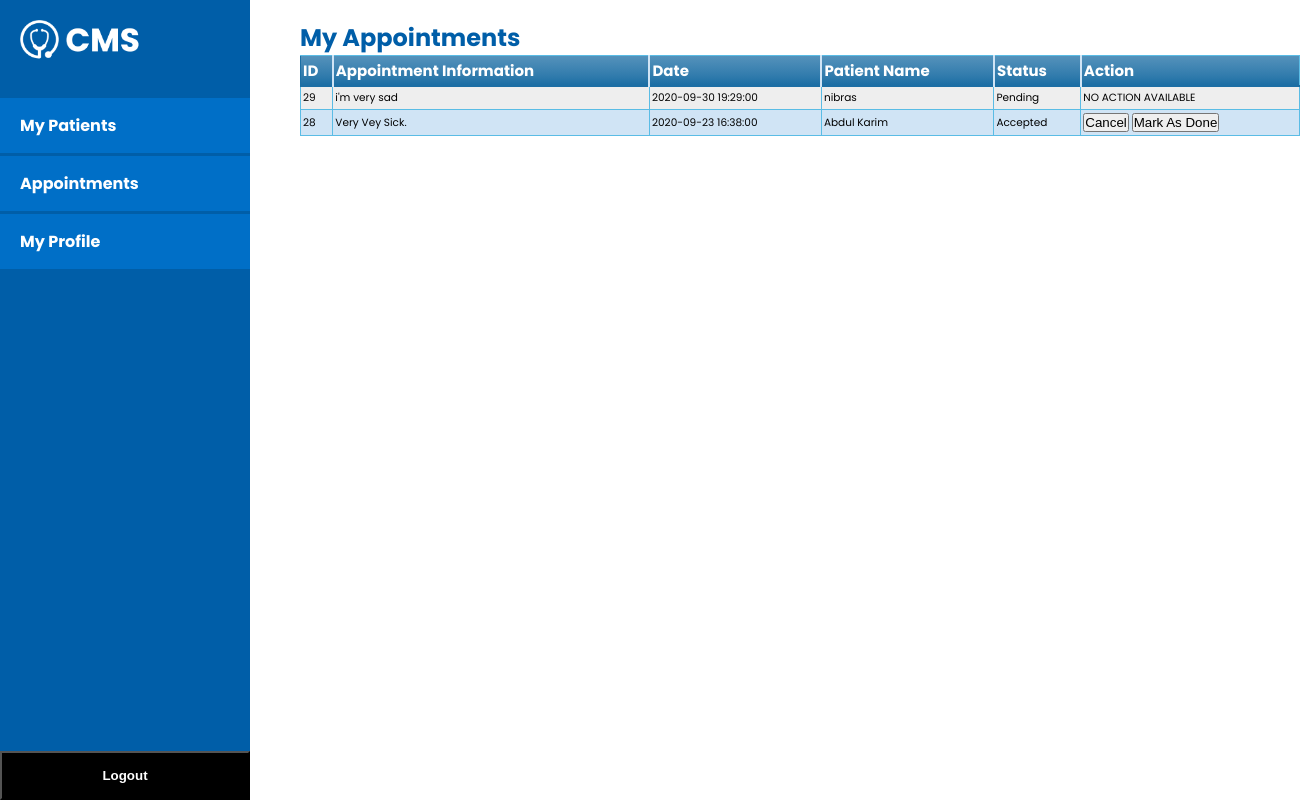
Page /doc_appoinments.php (signed in) on the committed database.
### tables this page shows
CREATE TABLE `appointments` (
  `id` int(5) NOT NULL,
  `dateTime` datetime NOT NULL,
  `appointment_query` text NOT NULL,
  `patientId` int(5) NOT NULL,
  `doctorId` int(5) NOT NULL,
  `status` int(2) NOT NULL
);

CREATE TABLE `patient` (
  `id` int(5) NOT NULL,
  `username` varchar(50) NOT NULL,
  `Name` varchar(50) NOT NULL,
  `password` varchar(200) NOT NULL,
  `phone` varchar(15) NOT NULL,
  `email` varchar(50) NOT NULL,
  `address` text NOT NULL,
  `dateOfBirth` date NOT NULL
);

### doc_appoinments.php (the view, shortened to what this page needs)
<?php
require "includes/db_connect.inc.php";
$sql_table = "select * from appointments where doctorId = '".$_SESSION['userid']."' ORDER BY dateTime DESC";
$result = mysqli_query($conn, $sql_table);
?>
<!DOCTYPE html>
<html lang="en">
<head>
<link rel="stylesheet" type="text/css" href="Stylesheet/leftNav.css">
<link rel="stylesheet" type="text/css" href="Stylesheet/footer.css">
<link rel="stylesheet" type="text/css" href="Stylesheet/panel.css">
<link rel="stylesheet" type="text/css" href="Stylesheet/table.css">
</head>
<body>
	<?php include 'includes/leftNav_doc.php'; ?>
	<section id="board">
		<h1 class="header">My Appointments</h1>
		<table class ="blueTable">
            <thead>
              <tr>
                <th>ID</th>
                <th>Appointment Information</th>
                <th>Date</th>
                <th>Patient Name</th>
                <th>Status</th>
                <th>Action</th>
              </tr>
            </thead>
            <tbody>
              <?php
                while($row = mysqli_fetch_assoc($result))
                {
                  echo "<tr>";
                  echo "<td>".$row['id']."</td>";
                  echo "<td>".$row['appointment_query']."</td>";
                  echo "<td>".$row['dateTime']."</td>";
                  $innerQuery = "Select name from patient where id ='".$row['patientId']."';";
                  $innerQueryRes = mysqli_query($conn,$innerQuery );
                  if($res = mysqli_fetch_assoc($innerQueryRes))
                  {
                    echo "<td>".$res['name']."</td>";
                  }
                  if($row['status']==0)
                  {
                    echo "<td> Pending </td>";
                  }
                  else if($row['status']==1)
                  {
                    echo "<td> Accepted </td>";
                  }
                  if($row['status']==1)
                  {
                    echo "<td><form method=\"post\"><button type=\"submit\" name=\"cancel\" value=\"".$row['id']."\">Cancel</button>
                     <button type=\"submit\" name=\"done\" value=\"".$row['id']."\">Mark As Done</button>
                    </form>
                          </td>";
                  }
                  else
                  {
                    echo "<td> NO ACTION AVAILABLE </td>";
                  }
                  echo "</tr>";
                }
              ?>
            </tbody>
          </table>
	</section>
</body>
</html>

### StyleSheet/panel.css (style rules this page uses)
* { padding: 0px; margin: 0px; }
body { font-family: 'Poppins', sans-serif; scroll-behavior: smooth; }
#board { width: 1000px; height: 100vh; margin-left: 300px; }
.header { padding-top: 20px; color: #005EA8; }

### StyleSheet/table.css (style rules this page uses)
table.blueTable { table-layout: auto ; width: 100% ; border: 1px solid #1C6EA4; background-color: #EEEEEE; text-align: left; border-collapse: collapse; }
table.blueTable td, table.blueTable th { border: 1px solid #5ABCE5; padding: 3px 2px; word-wrap: break-word; }
table.blueTable tbody td { font-size: 10.5px; }
table.blueTable tr:nth-child(even) { background: #D0E4F5; }
table.blueTable thead { background: #1C6EA4; background: -moz-linear-gradient(top, #5592bb 0%, #327cad 66%, #1C6EA4 100%); background: -webkit-linear-gradient(top, #5592bb 0%, #327cad 66%, #1C6EA4 100%); background: linear-gradient(to bottom, #5592bb 0%, #327cad 66%, #1C6EA4 100%); border-bottom: 2px solid #1C6EA4; }
table.blueTable thead th { font-size: 15px; font-weight: bold; color: #FFFFFF; border-left: 2px solid #D0E4F5; }
table.blueTable thead th:first-child { border-left: none; }

### rows in the picture
appointments: id "29", appointment_query "i'm very sad", dateTime "2020-09-30 19:29:00", patientId.Name "nibras", status "Pending"
appointments: id "28", appointment_query "Very Vey Sick.", dateTime "2020-09-23 16:38:00", patientId.Name "Abdul Karim", status "Accepted"
